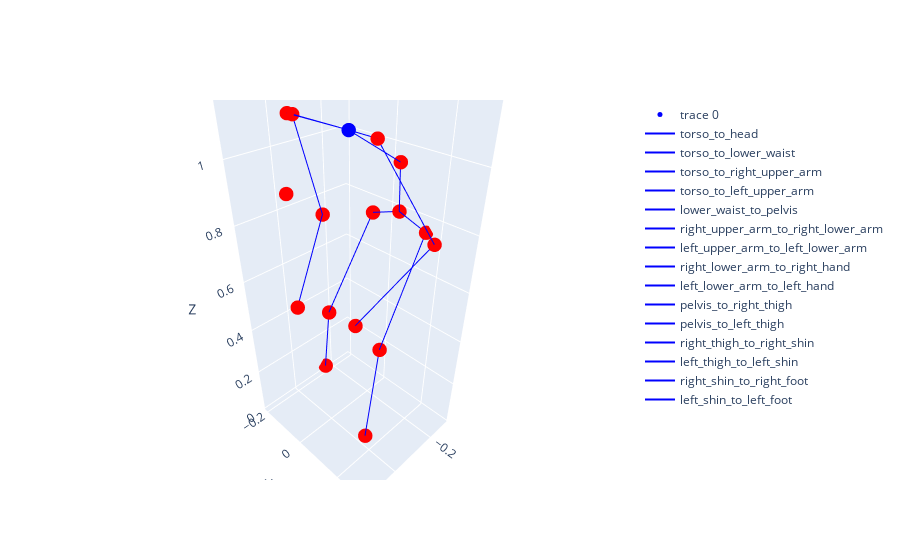

Notebook code cell kept with this figure:
### Code cell
import plotly.graph_objects as go

BONE_CONNECTIONS = {
    'torso_to_head': [0, 1],
    'torso_to_lower_waist': [0, 2],
    'torso_to_right_upper_arm': [0, 3],
    'torso_to_left_upper_arm': [0, 4],
    'lower_waist_to_pelvis': [2, 5],
    'right_upper_arm_to_right_lower_arm': [3, 6],
    'left_upper_arm_to_left_lower_arm': [4, 7],
    'right_lower_arm_to_right_hand': [6, 10],
    'left_lower_arm_to_left_hand': [7, 11],
    'pelvis_to_right_thigh': [5, 8],
    'pelvis_to_left_thigh': [5, 9],
    'right_thigh_to_right_shin': [8, 12],
    'left_thigh_to_left_shin': [9, 13],
    'right_shin_to_right_foot': [12, 15],
    'left_shin_to_left_foot': [13, 16],  # Assuming Club is held in the right hand
}

# Extract the 3D joint coordinates
print(isaac_joints_3d)
joints_3d = isaac_joints_3d  # joints[0][:25]

# Create a 3D scatter plot
# print(joints_3d)
# print(len(joints_3d))
x_coords = [joint[0] for joint in joints_3d]
y_coords = [joint[1] for joint in joints_3d]
z_coords = [joint[2] for joint in joints_3d]
# x_coords = [1, 2, 3]
# y_coords = [4, 5, 6]
# z_coords = [7, 8, 9]

print(x_coords, y_coords, z_coords)
fig = go.Figure(data=[go.Scatter3d(
    x=x_coords,
    y=y_coords,
    z=z_coords,
    mode='markers',
    marker=dict(
        size=5,
        color=['blue' if i == 0 else 'red' for i in range(len(joints_3d))],  # Color the 45th joint in blue
    )
)])

# # Add lines for each bone defined in BONE_CONNECTIONS
for bone_name, (start_joint, end_joint) in BONE_CONNECTIONS.items():
    fig.add_trace(go.Scatter3d(
        x=[joints_3d[start_joint][0], joints_3d[end_joint][0]],
        y=[joints_3d[start_joint][1], joints_3d[end_joint][1]],
        z=[joints_3d[start_joint][2], joints_3d[end_joint][2]],
        mode='lines',
        line=dict(color='blue', width=2),
        name=bone_name
    ))



# Set labels
fig.update_layout(
    scene=dict(
        xaxis_title='X',
        yaxis_title='Y',
        zaxis_title='Z'
    )
)

# Show the plot
fig.show()

### Figure 1 — Plotly figure (JSON) as saved in the notebook; plotly's stock layout.template omitted (floating-point values rounded to 4 significant figures)
{"data": [{"marker": {"color": ["blue", "red", "red", "red", "red", "red", "red", "red", "red", "red", "red", "red", "red", "red", "red", "red", "red"], "size": 5}, "mode": "markers", "type": "scatter3d", "x": [-0.06331, 0.1126, -0.2543, -0.02264, 0.007121, -0.2697, -0.08317, -0.1061, -0.258, -0.2883, 0.1426, 0.06636, -0.09938, -0.07299, 0.08532, -0.1523, -0.01414], "y": [0.04113, 0.02269, 0.06118, -0.1339, 0.2045, 0.05489, -0.09749, 0.3082, -0.04673, 0.1506, 0.03914, 0.1952, -0.1045, 0.1668, -0.04501, -0.2018, 0.166], "z": [1.086, 1.156, 0.9598, 1.101, 1.115, 0.7958, 0.7972, 0.844, 0.7621, 0.75, 0.6312, 0.6102, 0.4002, 0.4113, 0.9327, 0.02833, 0.02696]}, {"line": {"color": "blue", "width": 2}, "mode": "lines", "name": "torso_to_head", "type": "scatter3d", "x": [-0.06331, 0.1126], "y": [0.04113, 0.02269], "z": [1.086, 1.156]}, {"line": {"color": "blue", "width": 2}, "mode": "lines", "name": "torso_to_lower_waist", "type": "scatter3d", "x": [-0.06331, -0.2543], "y": [0.04113, 0.06118], "z": [1.086, 0.9598]}, {"line": {"color": "blue", "width": 2}, "mode": "lines", "name": "torso_to_right_upper_arm", "type": "scatter3d", "x": [-0.06331, -0.02264], "y": [0.04113, -0.1339], "z": [1.086, 1.101]}, {"line": {"color": "blue", "width": 2}, "mode": "lines", "name": "torso_to_left_upper_arm", "type": "scatter3d", "x": [-0.06331, 0.007121], "y": [0.04113, 0.2045], "z": [1.086, 1.115]}, {"line": {"color": "blue", "width": 2}, "mode": "lines", "name": "lower_waist_to_pelvis", "type": "scatter3d", "x": [-0.2543, -0.2697], "y": [0.06118, 0.05489], "z": [0.9598, 0.7958]}, {"line": {"color": "blue", "width": 2}, "mode": "lines", "name": "right_upper_arm_to_right_lower_arm", "type": "scatter3d", "x": [-0.02264, -0.08317], "y": [-0.1339, -0.09749], "z": [1.101, 0.7972]}, {"line": {"color": "blue", "width": 2}, "mode": "lines", "name": "left_upper_arm_to_left_lower_arm", "type": "scatter3d", "x": [0.007121, -0.1061], "y": [0.2045, 0.3082], "z": [1.115, 0.844]}, {"line": {"color": "blue", "width": 2}, "mode": "lines", "name": "right_lower_arm_to_right_hand", "type": "scatter3d", "x": [-0.08317, 0.1426], "y": [-0.09749, 0.03914], "z": [0.7972, 0.6312]}, {"line": {"color": "blue", "width": 2}, "mode": "lines", "name": "left_lower_arm_to_left_hand", "type": "scatter3d", "x": [-0.1061, 0.06636], "y": [0.3082, 0.1952], "z": [0.844, 0.6102]}, {"line": {"color": "blue", "width": 2}, "mode": "lines", "name": "pelvis_to_right_thigh", "type": "scatter3d", "x": [-0.2697, -0.258], "y": [0.05489, -0.04673], "z": [0.7958, 0.7621]}, {"line": {"color": "blue", "width": 2}, "mode": "lines", "name": "pelvis_to_left_thigh", "type": "scatter3d", "x": [-0.2697, -0.2883], "y": [0.05489, 0.1506], "z": [0.7958, 0.75]}, {"line": {"color": "blue", "width": 2}, "mode": "lines", "name": "right_thigh_to_right_shin", "type": "scatter3d", "x": [-0.258, -0.09938], "y": [-0.04673, -0.1045], "z": [0.7621, 0.4002]}, {"line": {"color": "blue", "width": 2}, "mode": "lines", "name": "left_thigh_to_left_shin", "type": "scatter3d", "x": [-0.2883, -0.07299], "y": [0.1506, 0.1668], "z": [0.75, 0.4113]}, {"line": {"color": "blue", "width": 2}, "mode": "lines", "name": "right_shin_to_right_foot", "type": "scatter3d", "x": [-0.09938, -0.1523], "y": [-0.1045, -0.2018], "z": [0.4002, 0.02833]}, {"line": {"color": "blue", "width": 2}, "mode": "lines", "name": "left_shin_to_left_foot", "type": "scatter3d", "x": [-0.07299, -0.01414], "y": [0.1668, 0.166], "z": [0.4113, 0.02696]}], "layout": {"scene": {"xaxis": {"title": {"text": "X"}}, "yaxis": {"title": {"text": "Y"}}, "zaxis": {"title": {"text": "Z"}}}}}
